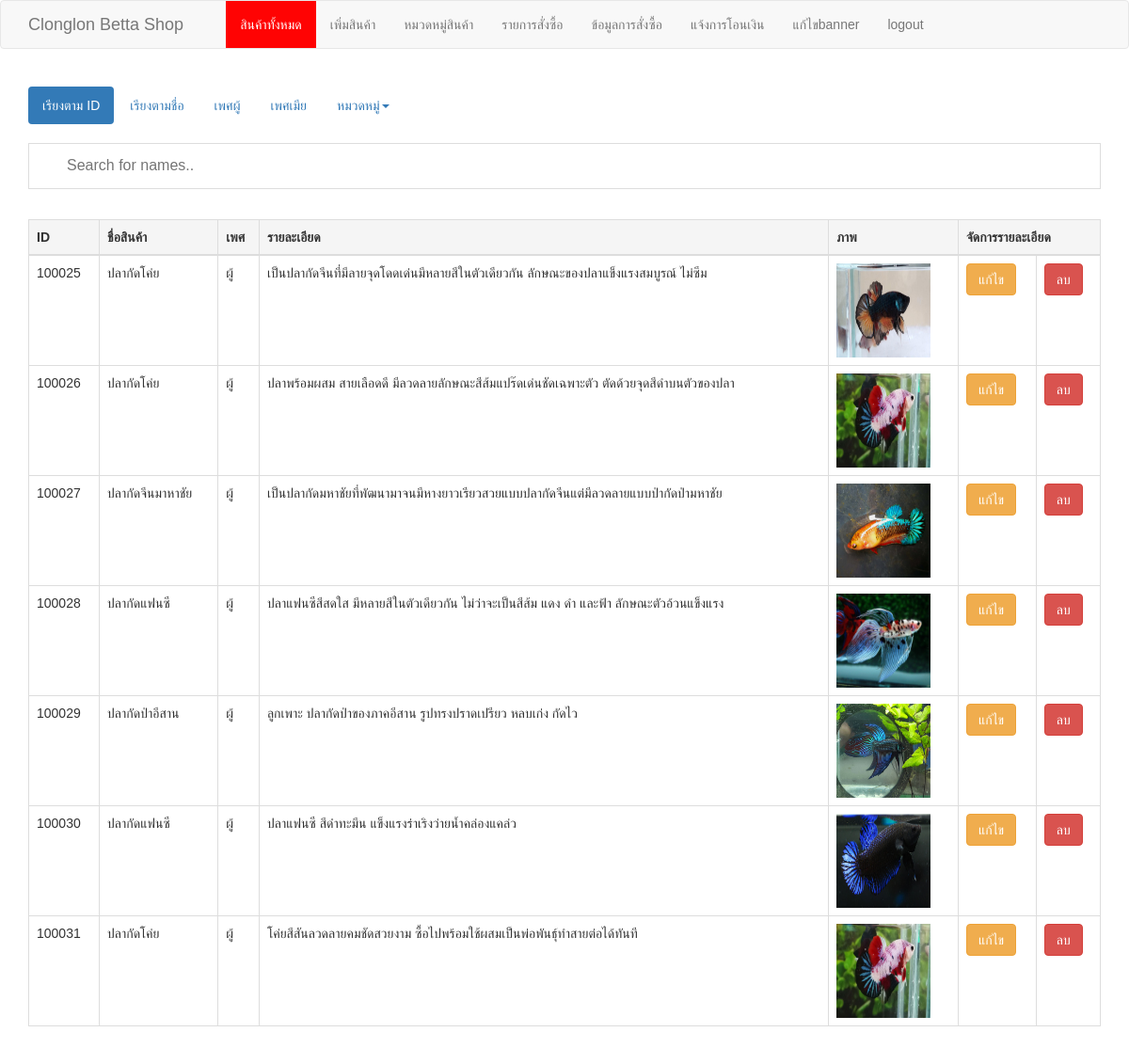
The app's page /admin/index.php with its own data.
### tables this page shows
CREATE TABLE IF NOT EXISTS `product` (
  `ProductID` int(100) NOT NULL AUTO_INCREMENT,
  `Product_Name` varchar(100) NOT NULL,
  `Product_Sex` varchar(100) NOT NULL,
  `Product_Size` varchar(100) NOT NULL,
  `Product_Age` varchar(100) NOT NULL,
  `ID_Category` int(100) NOT NULL,
  `Product_Content` varchar(10000) NOT NULL,
  `Product_Price` int(100) NOT NULL,
  `Product_Image` varchar(100) NOT NULL,
  `Product_Video` varchar(1000) NOT NULL,
  `Status` int(1) NOT NULL,
  PRIMARY KEY (`ProductID`)
);

### admin/mainfile/product.php (the view, shortened to what this page needs)
<div class="container">
  <ul class="nav nav-pills">
    <li class="active"><a data-toggle="pill" href="#ProductID">เรียงตาม ID</a></li>
    <li><a data-toggle="pill" href="#ProductName">เรียงตามชื่อ</a></li>
    <li><a data-toggle="pill" href="#Male">เพศผู้</a></li>
    <li><a data-toggle="pill" href="#Fmale">เพศเมีย</a></li>
    <li class="dropdown">
      <a class="dropdown-toggle" data-toggle="dropdown" href="">หมวดหมู่<span class="caret"></span></a>
       </li>
       <br>
       <br>
       <br>
       <input type="text" id="myInput" onkeyup="myFunction()" placeholder="Search for names.." title="Type in a name">
     </ul>
   </div>
   <br>
   <div class="container">
     <div class="tab-content">
      <div id="ProductID" class="tab-pane fade in active">
        <div class="table-responsive ">
          <table class="table table-bordered table-hover" id="myTable">
            <thead>
              <tr class="active">
                <th>ID</th>
                <th>ชื่อสินค้า</th>
                <th>เพศ</th>
                <th>รายละเอียด</th>
                <th>ภาพ</th>
                <th colspan="2">จัดการรายละเอียด</th>
              </tr>
            </thead>
            <tbody >
              <?php
              $sql = "SELECT * FROM product order by ProductID asc";
              $result = $con->query($sql);
              if ($result->num_rows > 0) {
                while($row = $result->fetch_assoc()) {
                  ?>
                  <tr>
                    <td ><?php echo $row['ProductID'];?></td>
                    <td><?php echo $row['Product_Name'];?></td>
                    <td><?php echo $row['Product_Sex'];?></td>
                    <td><?php echo $row['Product_Content'];?></td>
                    <td><img src="../images/<?php echo $row['Product_Image'];?>" width="100" height="100" ></td>
                    <td >
                      <a type="button" class="btn btn-warning" href="index.php?pagemenu=editproduct&&ID=<?php echo $row['ProductID'];?>">แก้ไข</a>
                    </td>
                    <td>
                      <a type="button" class="btn btn-danger" href="mainfile/delete_product.php?ID=<?php echo $row['ProductID'];?>" onclick="return confirm('ต้องการลบสินค้าชิ้นนี้?');">ลบ</a>
                    </td>
                  </tr>
                  <?php } }?>
                </tbody>
              </table>
            </div>
          </div>
                            </div>
                          </div>

### admin/mainfile/header.php (shortened to what this page needs)
<!DOCTYPE html>
<html>
<head>
  <link href="bootstrap.css" rel="stylesheet">
</head>
<body>

### admin/index.php (shortened to what this page needs)
<?php
include('mainfile/header.php');
if(empty($pagemenu)){
  include('mainfile/main.php');
}
include('mainfile/footer.php');
?>

### admin/mainfile/main.php (shortened to what this page needs)
<nav class="navbar navbar-default">
  <div class="container">
    <div class="navbar-header">
      <a style="margin-right: 30px;" class="navbar-brand" href="">Clonglon Betta Shop</a>
    </div>
    <ul class="nav navbar-nav">
      <li class="active"><a data-toggle="tab" href="#home">สินค้าทั้งหมด</a></li>
      <li><a data-toggle="tab" href="#menu6">เพิ่มสินค้า</a></li>
      <li><a data-toggle="tab" href="#menu1">หมวดหมู่สินค้า</a></li>
      <li><a data-toggle="tab" href="#menu2">รายการสั่งซื้อ</a></li>
      <li><a data-toggle="tab" href="#menu5">ข้อมูลการสั่งซื้อ</a></li>
      <li><a data-toggle="tab" href="#menu4">แจ้งการโอนเงิน</a></li>
      <li><a data-toggle="tab" href="#menu7">แก้ไขbanner</a></li>
      <li><a  href="mainfile/logout.php">logout</a></li>
    </ul>
  </div>
</nav>
<div class="container-fluid" >
  <div class="tab-content">
    <div id="home" class="tab-pane fade in active">
      <br>
      <?php include('product.php');?>
    </div>
  </div>
</div>

### admin/mainfile/footer.php (shortened to what this page needs)
<footer class="footer">
    <div class="container">
    </div>
</footer>

### admin/mainfile/header.php (style rules this page uses)
body { font-family: Arial; }
#myInput,#orders,#payment { background-image: url('/css/searchicon.png'); background-position: 10px 12px; background-repeat: no-repeat; width: 100%; font-size: 16px; padding: 12px 20px 12px 40px; border: 1px solid #ddd; margin-bottom: 12px; }
.navbar-default .navbar-nav>.active>a, .navbar-default .navbar-nav>.active>a:hover, .navbar-default .navbar-nav>.active>a:focus { color: #ffffff; background-color: #ff0303; }

### records on screen
product: ProductID "100025", Product_Name "ปลากัดโค่ย", Product_Sex "ผู้", Product_Content "เป็นปลากัดจีนที่มีลายจุดโดดเด่นมีหลายสีในตัวเดียวกัน ลักษณะของปลาแข็งแรงสมบูรณ์ ไม่ซึม", Product_Image (picture)
product: ProductID "100026", Product_Name "ปลากัดโค่ย", Product_Sex "ผู้", Product_Content "ปลาพร้อมผสม สายเลือดดี มีลวดลายลักษณะสีส้มแปร๊ดเด่นชัดเฉพาะตัว ตัดด้วยจุดสีดำบนตัวของปลา", Product_Image (picture)
product: ProductID "100027", Product_Name "ปลากัดจีนมาหาชัย", Product_Sex "ผู้", Product_Content "เป็นปลากัดมหาชัยที่พัฒนามาจนมีหางยาวเรียวสวยแบบปลากัดจีนแต่มีลวดลายแบบป่ากัดป่ามหาชัย", Product_Image (picture)
product: ProductID "100028", Product_Name "ปลากัดแฟนซี", Product_Sex "ผู้", Product_Content "ปลาแฟนซีสีสดใส มีหลายสีในตัวเดียวกัน ไม่ว่าจะเป็นสีส้ม แดง ดำ และฟ้า ลักษณะตัวอ้วนแข็งแรง", Product_Image (picture)
product: ProductID "100029", Product_Name "ปลากัดป่าอีสาน", Product_Sex "ผู้", Product_Content "ลูกเพาะ ปลากัดป่าของภาคอีสาน รูปทรงปราดเปรียว หลบเก่ง กัดไว", Product_Image (picture)
product: ProductID "100030", Product_Name "ปลากัดแฟนซี", Product_Sex "ผู้", Product_Content "ปลาแฟนซี สีดำทะมึน แข็งแรงร่าเริงว่ายน้ำคล่องแคล่ว", Product_Image (picture)
product: ProductID "100031", Product_Name "ปลากัดโค่ย", Product_Sex "ผู้", Product_Content "โค่ยสีสันลวดลายคมชัดสวยงาม ซื้อไปพร้อมใช้ผสมเป็นพ่อพันธุ์ทำสายต่อได้ทันที", Product_Image (picture)
